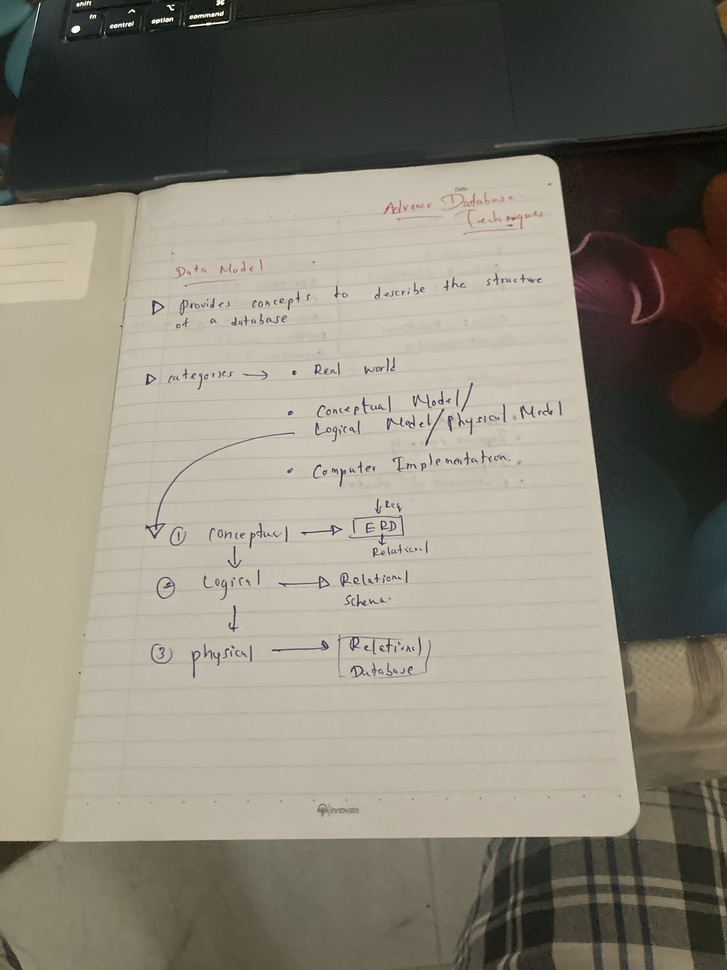
#> input picture document_scanner/samples/sample.jpg, 727 x 970 px, shrunk from 1440 x 1920 before the run
$ python -i simple_detector.py   (imports and definitions only)
#> lines starting #> are read from the running program, lines starting #| are printed output that depends on the picture; after the words box and inside, x2 and y2 are one past the last pixel; in counts of white or black regions, pixels touching at a corner belong together
#> further down, picture is the input picture: shape (970, 727, 3); mean B, G, R 118.4, 130.9, 136.1
"""
Simple, Fast, and RELIABLE Document Detector
Uses proven OpenCV techniques - optimized for real-time detection
"""

import cv2
import numpy as np


class SimpleDocumentDetector:
    """Fast and reliable document detection using simplified approach."""

    def __init__(self):
        """Initialize detector with optimal settings."""
        self.min_area = 0.01  # Minimum 1% of image
        self.max_area = 0.95  # Maximum 95% of image

    def detect(self, image):
        """
        Detect document in image using fast, reliable method.

        Args:
            image: Input BGR image

        Returns:
            Tuple of (success, corners, visualization)
        """
        # Create visualization
        vis = image.copy()

        # 1. Convert to grayscale
        gray = cv2.cvtColor(image, cv2.COLOR_BGR2GRAY)
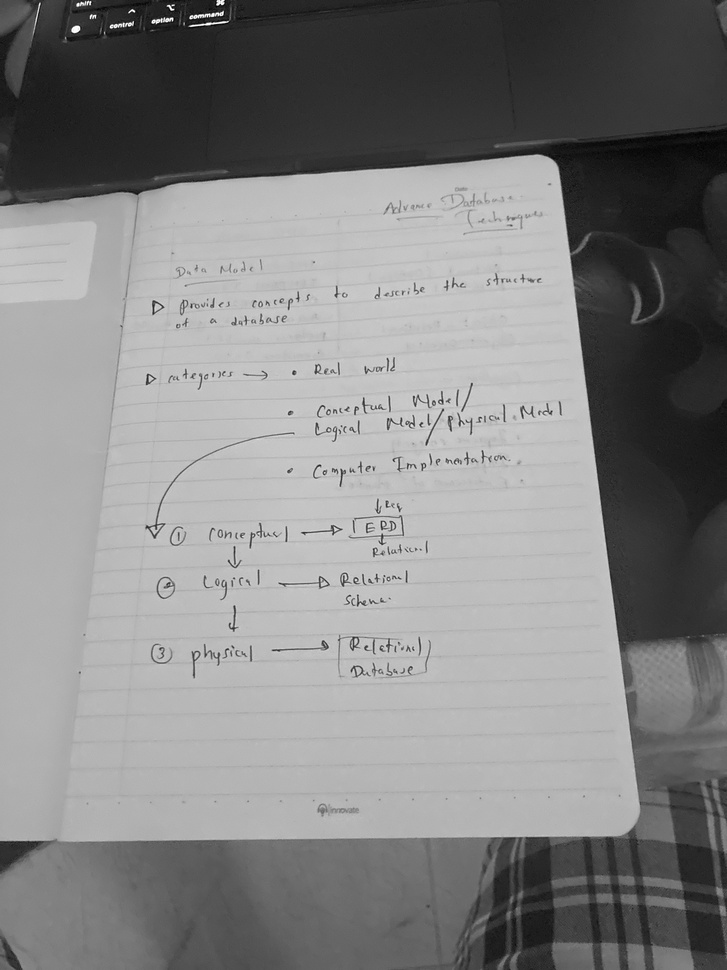
#> gray: shape (970, 727); min 0, max 255, mean 131

        # 2. Apply Gaussian blur
        blurred = cv2.GaussianBlur(gray, (5, 5), 0)

        # 3. Adaptive threshold - works best for varied lighting
        thresh = cv2.adaptiveThreshold(
            blurred, 255,
            cv2.ADAPTIVE_THRESH_GAUSSIAN_C,
            cv2.THRESH_BINARY,
            11, 2
        )
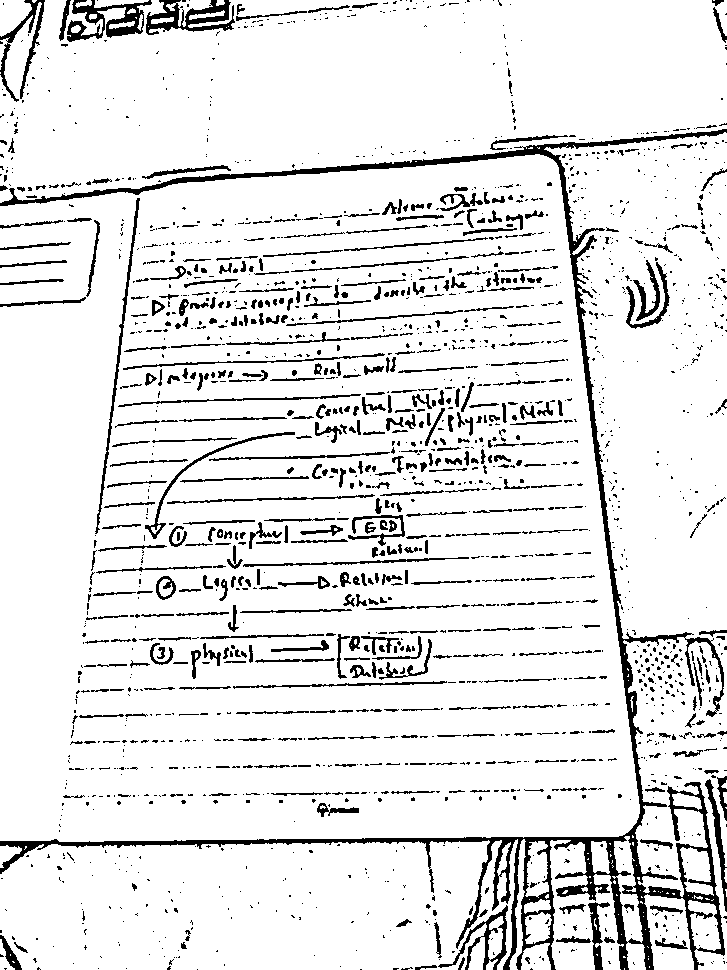
#> thresh: shape (970, 727); 89.9% white; 1976 black regions (1440 under 20 px), largest, box (x1, y1, x2, y2) and area: (0, 129, 727, 970) 20104, (67, 0, 152, 42) 1465, (146, 0, 235, 35) 1429

        # 4. Invert if needed (document should be white on black)
        if np.mean(thresh) > 127:
            thresh = 255 - thresh
#> thresh: shape (970, 727); 10.1% white; 1976 white regions (1440 under 20 px)

        # 5. Find contours
        contours, _ = cv2.findContours(thresh, cv2.RETR_EXTERNAL, cv2.CHAIN_APPROX_SIMPLE)
#> contours = 1956 contours, 1635 with area under 20; largest, box (x1, y1, x2, y2) and area: (0, 129, 727, 970) 23326, (67, 0, 152, 42) 1516, (146, 0, 235, 35) 1484, (438, 905, 508, 970) 1171, (0, 0, 45, 102) 709

        if not contours:
            return False, None, vis

        # 6. Sort by area
        contours = sorted(contours, key=cv2.contourArea, reverse=True)

        # Calculate area constraints
        img_area = image.shape[0] * image.shape[1]
#> img_area = 705190
        min_area = img_area * self.min_area
#> min_area = 7051.9
        max_area = img_area * self.max_area
#> max_area = 669930.5

        # 7. Find best rectangle
        for contour in contours[:10]:  # Check top 10
            area = cv2.contourArea(contour)

            if area < min_area or area > max_area:
                continue

            # Approximate to polygon
            peri = cv2.arcLength(contour, True)
            approx = cv2.approxPolyDP(contour, 0.02 * peri, True)

            # Found rectangle
            if len(approx) == 4:
                # Simple validation: check if convex
                if cv2.isContourConvex(approx):
                    corners = self._order_points(approx.reshape(4, 2))

                    # Draw on visualization
                    pts = corners.reshape(-1, 1, 2).astype(np.int32)
                    cv2.drawContours(vis, [pts], -1, (0, 255, 0), 3)

                    # Draw corners
                    for i, pt in enumerate(corners):
                        cv2.circle(vis, tuple(pt.astype(int)), 10, (0, 0, 255), -1)
                        cv2.putText(vis, str(i+1), tuple(pt.astype(int)),
                                   cv2.FONT_HERSHEY_SIMPLEX, 1, (255, 255, 255), 2)

                    return True, corners, vis
#> this loop made 10 passes
#> area on passes 2 to 10: 1516, 1484.5, 1171, 709, 599.5, 504.5, 487, 451.5, 407.5
#> (area, peri) on pass 1: (23326.5, 8329.2)

        return False, None, vis

    def _order_points(self, pts):
        """Order points: top-left, top-right, bottom-right, bottom-left."""
        rect = np.zeros((4, 2), dtype=np.float32)

        s = pts.sum(axis=1)
        rect[0] = pts[np.argmin(s)]  # Top-left
        rect[2] = pts[np.argmax(s)]  # Bottom-right

        diff = np.diff(pts, axis=1)
        rect[1] = pts[np.argmin(diff)]  # Top-right
        rect[3] = pts[np.argmax(diff)]  # Bottom-left

        return rect

>>> import cv2
>>> picture = cv2.imread('../samples/sample.jpg')
>>> result = SimpleDocumentDetector().detect(picture)
